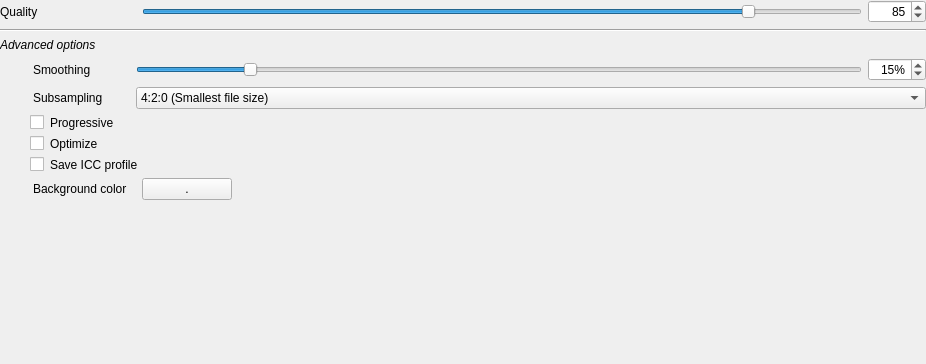
<?xml version="1.0" encoding="UTF-8"?>
<ui version="4.0">
 <class>Form</class>
 <widget class="QWidget" name="Form">
  <property name="geometry">
   <rect>
    <x>0</x>
    <y>0</y>
    <width>926</width>
    <height>364</height>
   </rect>
  </property>
  <property name="windowTitle">
   <string>Form</string>
  </property>
  <layout class="QGridLayout" name="gridLayout">
   <property name="leftMargin">
    <number>0</number>
   </property>
   <property name="topMargin">
    <number>0</number>
   </property>
   <property name="rightMargin">
    <number>0</number>
   </property>
   <property name="bottomMargin">
    <number>0</number>
   </property>
   <item row="0" column="2">
    <widget class="QSlider" name="hsQuality">
     <property name="toolTip">
      <string>&lt;html&gt;&lt;head/&gt;&lt;body&gt;&lt;p&gt;JPEG file format is a lossy format: compression size impact quality of saved image&lt;/p&gt;&lt;p&gt;Smallest value means high compression, smaller file size, lower quality&lt;/p&gt;&lt;p&gt;Highest calue means low compression, bigger file size, better quality&lt;/p&gt;&lt;/body&gt;&lt;/html&gt;</string>
     </property>
     <property name="minimum">
      <number>0</number>
     </property>
     <property name="maximum">
      <number>100</number>
     </property>
     <property name="pageStep">
      <number>10</number>
     </property>
     <property name="value">
      <number>85</number>
     </property>
     <property name="sliderPosition">
      <number>85</number>
     </property>
     <property name="orientation">
      <enum>Qt::Horizontal</enum>
     </property>
     <property name="invertedControls">
      <bool>false</bool>
     </property>
     <property name="tickPosition">
      <enum>QSlider::NoTicks</enum>
     </property>
    </widget>
   </item>
   <item row="0" column="3">
    <widget class="QSpinBox" name="sbQuality">
     <property name="toolTip">
      <string>&lt;html&gt;&lt;head/&gt;&lt;body&gt;&lt;p&gt;JPEG file format is a lossy format: compression size impact quality of saved image&lt;/p&gt;&lt;p&gt;Smallest value means high compression, smaller file size, lower quality&lt;/p&gt;&lt;p&gt;Highest calue means low compression, bigger file size, better quality&lt;/p&gt;&lt;/body&gt;&lt;/html&gt;</string>
     </property>
     <property name="alignment">
      <set>Qt::AlignRight|Qt::AlignTrailing|Qt::AlignVCenter</set>
     </property>
     <property name="minimum">
      <number>1</number>
     </property>
     <property name="maximum">
      <number>100</number>
     </property>
     <property name="value">
      <number>85</number>
     </property>
    </widget>
   </item>
   <item row="0" column="0">
    <widget class="QLabel" name="label">
     <property name="text">
      <string>Quality</string>
     </property>
    </widget>
   </item>
   <item row="5" column="0">
    <widget class="QLabel" name="label_4">
     <property name="styleSheet">
      <string notr="true">padding-left: 30px</string>
     </property>
     <property name="text">
      <string>Smoothing</string>
     </property>
    </widget>
   </item>
   <item row="5" column="3">
    <widget class="QSpinBox" name="sbSmoothing">
     <property name="toolTip">
      <string>&lt;html&gt;&lt;head/&gt;&lt;body&gt;&lt;p&gt;Setting the smoothing option to a non-zero value will smooth out the image slightly.&lt;/p&gt;&lt;p&gt;This reduces fuzzy artifacts from compression, and helps with the compression. &lt;/p&gt;&lt;p&gt;A setting of 10-15% removes a good portion of the artifacts without smearing edges. &lt;/p&gt;&lt;/body&gt;&lt;/html&gt;</string>
     </property>
     <property name="alignment">
      <set>Qt::AlignRight|Qt::AlignTrailing|Qt::AlignVCenter</set>
     </property>
     <property name="suffix">
      <string>%</string>
     </property>
     <property name="prefix">
      <string/>
     </property>
     <property name="maximum">
      <number>100</number>
     </property>
     <property name="value">
      <number>15</number>
     </property>
    </widget>
   </item>
   <item row="9" column="0" colspan="3">
    <widget class="QCheckBox" name="cbSaveICCProfile">
     <property name="toolTip">
      <string>&lt;html&gt;&lt;head/&gt;&lt;body&gt;&lt;p&gt;Save current ICC profile in JPEG file&lt;/p&gt;&lt;/body&gt;&lt;/html&gt;</string>
     </property>
     <property name="styleSheet">
      <string notr="true">padding-left: 30px</string>
     </property>
     <property name="text">
      <string>Save ICC profile</string>
     </property>
    </widget>
   </item>
   <item row="8" column="0">
    <widget class="QCheckBox" name="cbOptimize">
     <property name="toolTip">
      <string>&lt;html&gt;&lt;head/&gt;&lt;body&gt;&lt;p&gt;Optimizes the images table for a gain in compression. Unless speed is a concern, there's no reason to turn it off. &lt;/p&gt;&lt;/body&gt;&lt;/html&gt;</string>
     </property>
     <property name="styleSheet">
      <string notr="true">padding-left: 30px</string>
     </property>
     <property name="text">
      <string>Optimize</string>
     </property>
    </widget>
   </item>
   <item row="5" column="1" colspan="2">
    <widget class="QSlider" name="hsSmoothing">
     <property name="toolTip">
      <string>&lt;html&gt;&lt;head/&gt;&lt;body&gt;&lt;p&gt;Setting the smoothing option to a non-zero value will smooth out the image slightly.&lt;/p&gt;&lt;p&gt;This reduces fuzzy artifacts from compression, and helps with the compression. &lt;/p&gt;&lt;p&gt;A setting of 10-15% removes a good portion of the artifacts without smearing edges. &lt;/p&gt;&lt;/body&gt;&lt;/html&gt;</string>
     </property>
     <property name="maximum">
      <number>100</number>
     </property>
     <property name="value">
      <number>15</number>
     </property>
     <property name="orientation">
      <enum>Qt::Horizontal</enum>
     </property>
    </widget>
   </item>
   <item row="6" column="1" colspan="3">
    <widget class="QComboBox" name="cbxSubsampling">
     <item>
      <property name="text">
       <string>4:2:0 (Smallest file size)</string>
      </property>
     </item>
     <item>
      <property name="text">
       <string>4:2:2</string>
      </property>
     </item>
     <item>
      <property name="text">
       <string>4:4:0</string>
      </property>
     </item>
     <item>
      <property name="text">
       <string>4:4:4 (Best quality)</string>
      </property>
     </item>
    </widget>
   </item>
   <item row="10" column="0">
    <widget class="QLabel" name="label_2">
     <property name="toolTip">
      <string>&lt;html&gt;&lt;head/&gt;&lt;body&gt;&lt;p&gt;As JPEG files can't manage alpha channel, defined color will be used as background color&lt;/p&gt;&lt;/body&gt;&lt;/html&gt;</string>
     </property>
     <property name="styleSheet">
      <string notr="true">padding-left: 30px</string>
     </property>
     <property name="text">
      <string>Background color</string>
     </property>
    </widget>
   </item>
   <item row="4" column="0" colspan="4">
    <widget class="QLabel" name="label_3">
     <property name="font">
      <font>
       <italic>true</italic>
      </font>
     </property>
     <property name="text">
      <string>Advanced options</string>
     </property>
    </widget>
   </item>
   <item row="10" column="2">
    <widget class="BCWColorButton" name="pbBgColor">
     <property name="maximumSize">
      <size>
       <width>90</width>
       <height>16777215</height>
      </size>
     </property>
     <property name="toolTip">
      <string>When Store alpha channel option is unchecked, for files with alpha channel, defined transparent color will be used as background color</string>
     </property>
     <property name="text">
      <string>.</string>
     </property>
    </widget>
   </item>
   <item row="3" column="0" colspan="4">
    <widget class="Line" name="line">
     <property name="orientation">
      <enum>Qt::Horizontal</enum>
     </property>
    </widget>
   </item>
   <item row="6" column="0">
    <widget class="QLabel" name="label_5">
     <property name="styleSheet">
      <string notr="true">padding-left: 30px</string>
     </property>
     <property name="text">
      <string>Subsampling</string>
     </property>
    </widget>
   </item>
   <item row="11" column="0">
    <spacer name="verticalSpacer">
     <property name="orientation">
      <enum>Qt::Vertical</enum>
     </property>
     <property name="sizeHint" stdset="0">
      <size>
       <width>20</width>
       <height>40</height>
      </size>
     </property>
    </spacer>
   </item>
   <item row="7" column="0">
    <widget class="QCheckBox" name="cbProgressive">
     <property name="toolTip">
      <string>&lt;html&gt;&lt;head/&gt;&lt;body&gt;&lt;p&gt;Use progressive when publishing on internet&lt;/p&gt;&lt;p&gt;For low bandwidth connection, this option allows browsers to load an early degraded version of the whole image as soon as possible and then progressively renders the image during loading&lt;/p&gt;&lt;/body&gt;&lt;/html&gt;</string>
     </property>
     <property name="styleSheet">
      <string notr="true">padding-left: 30px</string>
     </property>
     <property name="text">
      <string>Progressive</string>
     </property>
    </widget>
   </item>
  </layout>
 </widget>
 <customwidgets>
  <customwidget>
   <class>BCWColorButton</class>
   <extends>QPushButton</extends>
   <header>bulicommander.bc.bcwcolorbutton</header>
  </customwidget>
 </customwidgets>
 <resources/>
 <connections>
  <connection>
   <sender>hsQuality</sender>
   <signal>valueChanged(int)</signal>
   <receiver>sbQuality</receiver>
   <slot>setValue(int)</slot>
   <hints>
    <hint type="sourcelabel">
     <x>696</x>
     <y>14</y>
    </hint>
    <hint type="destinationlabel">
     <x>876</x>
     <y>20</y>
    </hint>
   </hints>
  </connection>
  <connection>
   <sender>sbQuality</sender>
   <signal>valueChanged(int)</signal>
   <receiver>hsQuality</receiver>
   <slot>setValue(int)</slot>
   <hints>
    <hint type="sourcelabel">
     <x>878</x>
     <y>21</y>
    </hint>
    <hint type="destinationlabel">
     <x>806</x>
     <y>19</y>
    </hint>
   </hints>
  </connection>
  <connection>
   <sender>hsSmoothing</sender>
   <signal>valueChanged(int)</signal>
   <receiver>sbSmoothing</receiver>
   <slot>setValue(int)</slot>
   <hints>
    <hint type="sourcelabel">
     <x>721</x>
     <y>163</y>
    </hint>
    <hint type="destinationlabel">
     <x>879</x>
     <y>162</y>
    </hint>
   </hints>
  </connection>
  <connection>
   <sender>sbSmoothing</sender>
   <signal>valueChanged(int)</signal>
   <receiver>hsSmoothing</receiver>
   <slot>setValue(int)</slot>
   <hints>
    <hint type="sourcelabel">
     <x>897</x>
     <y>164</y>
    </hint>
    <hint type="destinationlabel">
     <x>702</x>
     <y>162</y>
    </hint>
   </hints>
  </connection>
 </connections>
</ui>
